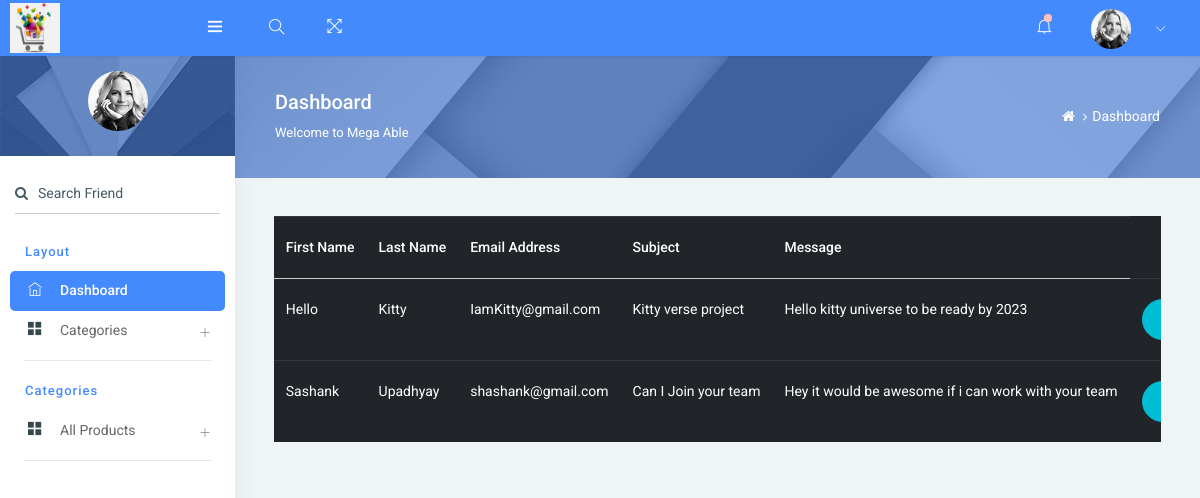
The app's page /myapp/Displaycontact/ with its own data.
### myapp/models.py (models this page shows)
class contactdb(models.Model):
    Fname = models.CharField(max_length=100,null=True,blank=True)
    Lname = models.CharField(max_length=100,null=True,blank=True)
    Email = models.EmailField(max_length=100,null=True,blank=True)
    Subject = models.CharField(max_length=200, null=True, blank=True)
    Message = models.CharField(max_length=1000, null=True, blank=True)

### myapp/views.py (the view)
# urls.py: path('Displaycontact/',views.Displaycontact,name="Displaycontact"),
def Displaycontact(req):
    contact = contactdb.objects.all()
    return render(req,"DisplayContact.html",{'contact':contact})

### myapp/templates/DisplayContact.html (shortened to what this page needs)
<!DOCTYPE html>
{% extends 'index.html' %}
{% block content %}
<html lang="en">
<head>
</head>
<body>
<div class="card-block table-border-style">
  <div class="table-responsive">
      <table class="table table-inverse">
          <thead>
          <tr>
              <th>First Name</th>
              <th>Last Name</th>
              <th>Email Address</th>
              <th>Subject</th>
              <th>Message</th>
          </tr>
          </thead>
          <tbody>
          {% for i in contact %}
          <tr>
              <td>{{i.Fname}}</td>
              <td>
                  {{i.Lname}}
              </td>
              <td>{{i.Email}}</td>
              <td>{{i.Subject}}</td>
              <td>{{i.Message}}</td>
              <td>
                  <form action="{% url 'Contactdelete' contactid=i.id %}">
                      <button class="btn btn-info btn-round waves-effect waves-dark">Delete</button>
                  </form>
              </td>
          </tr>
          {% endfor %}
          </tbody>
      </table>
  </div>
</div>
</body>
</html>
{% endblock %}

### records on screen
contactdb: Fname "Hello", Lname "Kitty", Email "IamKitty@gmail.com", Subject "Kitty verse project", Message "Hello kitty universe to be ready by 2023"
contactdb: Fname "Sashank", Lname "Upadhyay", Email "shashank@gmail.com", Subject "Can I Join your team", Message "Hey it would be awesome if i can work with your team"
